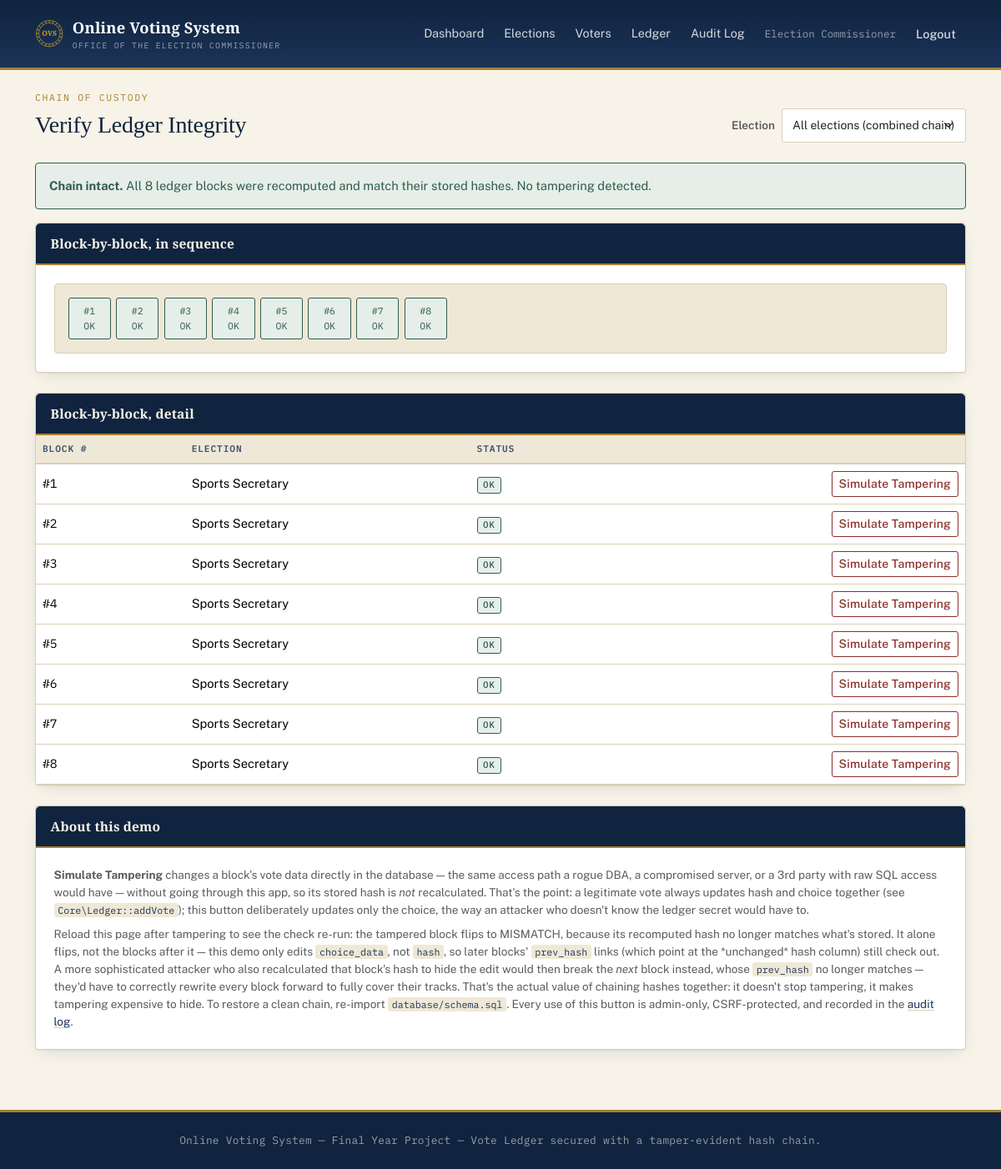
Screenshot of /admin/ledger (signed in) with the database file from the repository.
### tables this page shows
CREATE TABLE users (
    id INT AUTO_INCREMENT PRIMARY KEY,
    name VARCHAR(150) NOT NULL,
    email VARCHAR(190) NOT NULL UNIQUE,
    voter_code VARCHAR(50) NULL UNIQUE,
    password_hash VARCHAR(255) NULL,
    role ENUM('admin', 'voter') NOT NULL DEFAULT 'voter',
    status ENUM('pending', 'approved', 'rejected') NOT NULL DEFAULT 'approved',
    source ENUM('seed', 'bulk_import', 'self_registered', 'admin_manual') NOT NULL DEFAULT 'self_registered',
    reset_token VARCHAR(64) NULL,
    reset_token_expires_at DATETIME NULL,
    created_at TIMESTAMP NOT NULL DEFAULT CURRENT_TIMESTAMP,
    updated_at TIMESTAMP NOT NULL DEFAULT CURRENT_TIMESTAMP ON UPDATE CURRENT_TIMESTAMP
);

CREATE TABLE elections (
    id INT AUTO_INCREMENT PRIMARY KEY,
    title VARCHAR(200) NOT NULL,
    description TEXT NULL,
    format ENUM('fptp', 'select_n') NOT NULL DEFAULT 'fptp',
    select_n INT NULL,
    starts_at DATETIME NOT NULL,
    ends_at DATETIME NOT NULL,
    closed_manually_at DATETIME NULL,
    results_published TINYINT(1) NOT NULL DEFAULT 0,
    created_by INT NULL,
    created_at TIMESTAMP NOT NULL DEFAULT CURRENT_TIMESTAMP,
    updated_at TIMESTAMP NOT NULL DEFAULT CURRENT_TIMESTAMP ON UPDATE CURRENT_TIMESTAMP,
    CONSTRAINT fk_elections_created_by FOREIGN KEY (created_by) REFERENCES users(id) ON DELETE SET NULL
);

### config/app/views/admin/ledger.php (the view, shortened to what the rows shown need)
<?php $electionsById = []; foreach ($elections as $e) { $electionsById[(int) $e['id']] = $e['title']; } ?>
<p class="eyebrow mb-1">Chain of Custody</p>
<div class="d-flex justify-content-between align-items-center mb-4">
    <h1 class="h3 mb-0">Verify Ledger Integrity</h1>
    <form method="get" action="<?= Router::url('/admin/ledger') ?>" class="d-flex align-items-center gap-2">
        <label for="election_id" class="form-label mb-0 small text-muted">Election</label>
        <select name="election_id" id="election_id" class="form-select form-select-sm" onchange="this.form.submit()">
            <option value="">All elections (combined chain)</option>
        </select>
    </form>
</div>
<div class="alert <?= $result['intact'] ? 'alert-success' : 'alert-danger' ?>">
    <?php if ($result['intact']): ?>
        <strong>Chain intact.</strong> All <?= $result['block_count'] ?> ledger block<?= $result['block_count'] === 1 ? '' : 's' ?> <?= $selectedElectionId !== null ? 'for this election were' : 'were' ?> recomputed and match their stored hashes. No tampering detected.
    <?php else: ?>
        <strong>Tampering detected<?= $selectedElectionId !== null ? ' in this election' : '' ?>.</strong> One or more blocks do not match their recomputed hash &mdash; see below.
    <?php endif; ?>
</div>
<div class="card card-ovs mb-4">
    <div class="card-header">Block-by-block, in sequence</div>
    <div class="card-body">
        <?php if ($result['blocks']): ?>
            <div class="chain-strip">
                <?php foreach ($result['blocks'] as $block): ?>
                    <div class="chain-block <?= $block['ok'] ? 'ok' : 'broken' ?>" title="Election #<?= $block['election_id'] ?>">
                        #<?= $block['id'] ?><br><?= $block['ok'] ? 'OK' : 'BROKEN' ?>
                    </div>
                <?php endforeach; ?>
            </div>
        <?php else: ?>
            <p class="text-muted mb-0">No votes cast yet<?= $selectedElectionId !== null ? ' for this election' : '' ?>.</p>
        <?php endif; ?>
    </div>
</div>
<div class="card card-ovs mb-4">
    <div class="card-header">Block-by-block, detail</div>
    <div class="card-body p-0">
        <table class="table mb-0 align-middle">
            <thead><tr><th>Block #</th><th>Election</th><th>Status</th><th></th></tr></thead>
            <tbody>
            <?php foreach ($result['blocks'] as $block): $tamperFormId = 'tamper-' . $block['id']; ?>
                <tr class="<?= $block['ok'] ? '' : 'table-danger' ?>">
                    <td class="font-mono">#<?= $block['id'] ?></td>
                    <td><?= htmlspecialchars($electionsById[(int) $block['election_id']] ?? ('#' . $block['election_id']), ENT_QUOTES) ?></td>
                    <td><?= $block['ok'] ? '<span class="badge status-badge-open">OK</span>' : '<span class="badge" style="background:var(--ballot-red-bg);color:var(--ballot-red);border:1px solid var(--ballot-red)">MISMATCH</span>' ?></td>
                    <td class="text-end">
                        <button type="submit" form="<?= $tamperFormId ?>" class="btn btn-sm btn-outline-danger" onclick="return confirm('Simulate a 3rd party directly editing block #<?= $block['id'] ?> in the database (bypassing this app)? Its hash will be left untouched, and the integrity check should flag it as compromised.');">Simulate Tampering</button>
                    </td>
                </tr>
            <?php endforeach; ?>
            </tbody>
        </table>
    </div>
</div>
<div class="card card-ovs">
    <div class="card-header">About this demo</div>
    <div class="card-body small text-muted">
        <p class="mb-2"><strong>Simulate Tampering</strong> changes a block's vote data directly in the database &mdash; the same access path a rogue DBA, a compromised server, or a 3rd party with raw SQL access would have &mdash; without going through this app, so its stored hash is <em>not</em> recalculated. That's the point: a legitimate vote always updates hash and choice together (see <code>Core\Ledger::addVote</code>); this button deliberately updates only the choice, the way an attacker who doesn't know the ledger secret would have to.</p>
        <p class="mb-0">Reload this page after tampering to see the check re-run: the tampered block flips to MISMATCH, because its recomputed hash no longer matches what's stored. It alone flips, not the blocks after it &mdash; this demo only edits <code>choice_data</code>, not <code>hash</code>, so later blocks' <code>prev_hash</code> links (which point at the *unchanged* hash column) still check out. A more sophisticated attacker who also recalculated that block's hash to hide the edit would then break the <em>next</em> block instead, whose <code>prev_hash</code> no longer matches &mdash; they'd have to correctly rewrite every block forward to fully cover their tracks. That's the actual value of chaining hashes together: it doesn't stop tampering, it makes tampering expensive to hide. To restore a clean chain, re-import <code>database/schema.sql</code>. Every use of this button is admin-only, CSRF-protected, and recorded in the <a href="<?= Router::url('/admin/audit-log') ?>">audit log</a>.</p>
    </div>
</div>

### core/Router.php (shortened to what the rows shown need)
<?php
class Router
{
    private array $routes = ['GET' => [], 'POST' => []];
    private static string $basePath = '';
    public static function setBasePath(string $path): void
    {
        self::$basePath = rtrim($path, '/');
    }
    public static function url(string $path = ''): string
    {
        return self::$basePath . $path;
    }
    public function get(string $pattern, array $handler): void
    {
        $this->routes['GET'][$pattern] = $handler;
    }
    public function post(string $pattern, array $handler): void
    {
        $this->routes['POST'][$pattern] = $handler;
    }
    public function dispatch(string $method, string $uri): void
    {
        $path = parse_url($uri, PHP_URL_PATH) ?? '/';
        $path = rtrim($path, '/');
        foreach ($this->routes[$method] ?? [] as $pattern => $handler) {
            $params = $this->match($pattern, $path);
            if ($params !== null) {
                [$controllerClass, $action] = $handler;
                $controller = new $controllerClass();
                call_user_func_array([$controller, $action], $params);
                return;
            }
        }
    }
    private function match(string $pattern, string $path): ?array
    {
        $regex = preg_replace('#\{[a-zA-Z_]+\}#', '([^/]+)', $pattern);
        $regex = rtrim($regex, '/');
        if ($regex === '') {
            $regex = '/';
        }
        if (!preg_match('#^' . $regex . '$#', $path, $matches)) {
            return null;
        }
        array_shift($matches);
        return $matches;
    }
}

### config/app/views/partials/header.php (shortened to what the rows shown need)
<?php
$currentUser = Auth::user();
?>
<!doctype html>
<html lang="en">
<head>
    <link href="https://cdn.jsdelivr.net/npm/bootstrap@5.3.3/dist/css/bootstrap.min.css" rel="stylesheet">
    <link href="<?= Router::url('/assets/css/style.css') ?>" rel="stylesheet">
</head>
<body>
<nav class="navbar navbar-expand-lg navbar-ovs">
    <div class="container">
        <a class="navbar-brand d-flex align-items-center" href="<?= Router::url($currentUser ? ($currentUser['role'] === 'admin' ? '/admin/dashboard' : '/voter/dashboard') : '/login') ?>">
            <?php $sealSize = '2.15rem'; $sealTone = 'brass'; include __DIR__ . '/seal.php'; ?>
            <span>
                Online Voting System
                <small>Office of the Election Commissioner</small>
            </span>
        </a>
        <div class="collapse navbar-collapse">
            <ul class="navbar-nav ms-auto align-items-lg-center">
                <?php if ($currentUser && $currentUser['role'] === 'admin'): ?>
                    <li class="nav-item"><a class="nav-link" href="<?= Router::url('/admin/dashboard') ?>">Dashboard</a></li>
                    <li class="nav-item"><a class="nav-link" href="<?= Router::url('/admin/elections') ?>">Elections</a></li>
                    <li class="nav-item"><a class="nav-link" href="<?= Router::url('/admin/voters') ?>">Voters</a></li>
                    <li class="nav-item"><a class="nav-link" href="<?= Router::url('/admin/ledger') ?>">Ledger</a></li>
                    <li class="nav-item"><a class="nav-link" href="<?= Router::url('/admin/audit-log') ?>">Audit Log</a></li>
                <?php elseif ($currentUser): ?>
                    <li class="nav-item"><a class="nav-link" href="<?= Router::url('/voter/dashboard') ?>">Elections</a></li>
                <?php endif; ?>
                <?php if ($currentUser): ?>
                    <li class="nav-item"><span class="nav-link text-white-50"><?= htmlspecialchars($currentUser['name'], ENT_QUOTES) ?></span></li>
                    <li class="nav-item">
                        <form method="post" action="<?= Router::url('/logout') ?>" class="d-inline">
                            <button type="submit" class="btn btn-link nav-link" style="border:0;">Logout</button>
                        </form>
                    </li>
                <?php else: ?>
                    <li class="nav-item"><a class="nav-link" href="<?= Router::url('/login') ?>">Login</a></li>
                <?php endif; ?>
            </ul>
        </div>
    </div>
</nav>
<div class="container py-4">

### rows the page displays
users: name "Election Commissioner"
elections: id "2", select_n "Sports Secretary"

### other values shown
$result['block_count'] "8"
$block['id'] "1"
$block['id'] "3"
$block['id'] "4"
$block['id'] "5"
$block['id'] "6"
$block['id'] "7"
$block['id'] "8"
$electionsById[(int) $block['election_id']] "Sports Secretary"
